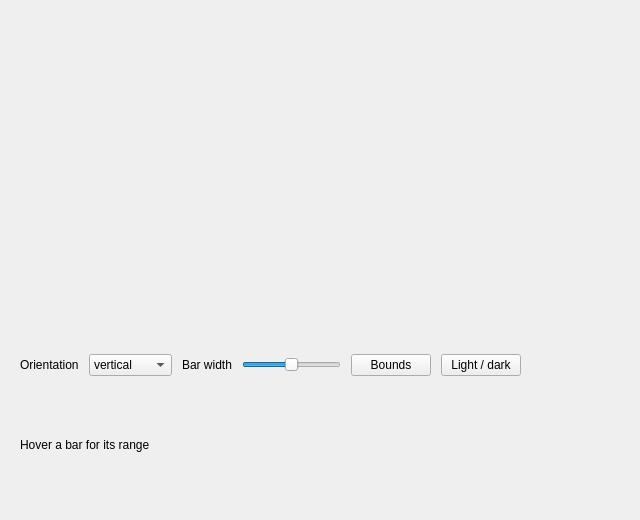
<?xml version='1.0' encoding='utf-8'?>
<ui version="4.0">
 <class>MainWindow</class>
 <widget class="QMainWindow" name="MainWindow">
  <property name="geometry">
   <rect>
    <x>0</x>
    <y>0</y>
    <width>640</width>
    <height>520</height>
   </rect>
  </property>
  <property name="windowTitle">
   <string>QCustomRangeBarChart</string>
  </property>
  <widget class="QWidget" name="centralwidget">
   <layout class="QVBoxLayout" name="mainLayout">
    <property name="spacing">
     <number>14</number>
    </property>
    <property name="leftMargin">
     <number>20</number>
    </property>
    <property name="topMargin">
     <number>20</number>
    </property>
    <property name="rightMargin">
     <number>20</number>
    </property>
    <property name="bottomMargin">
     <number>20</number>
    </property>
    <item>
     <widget class="QCustomRangeBarChart" name="chart">
      <property name="minimumSize">
       <size>
        <width>0</width>
        <height>320</height>
       </size>
      </property>
      <property name="rangesCsv" stdset="0">
       <string notr="true">Mon=4,12;Tue=6,15;Wed=3,9;Thu=8,17;Fri=5,11;Sat=7,14;Sun=2,8</string>
      </property>
      <property name="showBounds" stdset="0">
       <bool>true</bool>
      </property>
     </widget>
    </item>
    <item>
     <layout class="QHBoxLayout" name="controlsRow">
      <property name="spacing">
       <number>10</number>
      </property>
      <item>
       <widget class="QLabel" name="orientationLabel">
        <property name="text">
         <string>Orientation</string>
        </property>
       </widget>
      </item>
      <item>
       <widget class="QComboBox" name="orientationCombo">
        <item>
         <property name="text">
          <string>vertical</string>
         </property>
        </item>
        <item>
         <property name="text">
          <string>horizontal</string>
         </property>
        </item>
       </widget>
      </item>
      <item>
       <widget class="QLabel" name="widthLabel">
        <property name="text">
         <string>Bar width</string>
        </property>
       </widget>
      </item>
      <item>
       <widget class="QSlider" name="widthSlider">
        <property name="minimum">
         <number>10</number>
        </property>
        <property name="maximum">
         <number>100</number>
        </property>
        <property name="value">
         <number>55</number>
        </property>
        <property name="orientation">
         <enum>Qt::Horizontal</enum>
        </property>
       </widget>
      </item>
      <item>
       <widget class="QPushButton" name="boundsButton">
        <property name="text">
         <string>Bounds</string>
        </property>
        <property name="cursor">
         <cursorShape>PointingHandCursor</cursorShape>
        </property>
       </widget>
      </item>
      <item>
       <widget class="QPushButton" name="themeButton">
        <property name="text">
         <string>Light / dark</string>
        </property>
        <property name="cursor">
         <cursorShape>PointingHandCursor</cursorShape>
        </property>
       </widget>
      </item>
      <item>
       <spacer name="controlsSpacer">
        <property name="orientation">
         <enum>Qt::Horizontal</enum>
        </property>
        <property name="sizeHint" stdset="0">
         <size>
          <width>40</width>
          <height>20</height>
         </size>
        </property>
       </spacer>
      </item>
     </layout>
    </item>
    <item>
     <widget class="QLabel" name="statusLabel">
      <property name="text">
       <string>Hover a bar for its range</string>
      </property>
     </widget>
    </item>
   </layout>
  </widget>
 </widget>
 <customwidgets>
  <customwidget>
   <class>QCustomRangeBarChart</class>
   <extends>QWidget</extends>
   <header location="global">Custom_Widgets.QCustomRangeBarChart.h</header>
  </customwidget>
 <customwidget><class>QPushButton</class><extends>QPushButton</extends><header location="global">Custom_Widgets.Theme.h</header><container>1</container></customwidget><customwidget><class>QLabel</class><extends>QLabel</extends><header location="global">Custom_Widgets.Theme.h</header><container>1</container></customwidget></customwidgets>
 <connections />
</ui>
